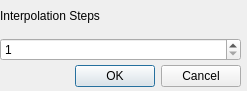
<?xml version="1.0" encoding="UTF-8"?>
<ui version="4.0">
 <class>InterpolationDialog</class>
 <widget class="QDialog" name="InterpolationDialog">
  <property name="geometry">
   <rect>
    <x>0</x>
    <y>0</y>
    <width>247</width>
    <height>91</height>
   </rect>
  </property>
  <property name="windowTitle">
   <string>Dialog</string>
  </property>
  <widget class="QDialogButtonBox" name="ActionButtonBox">
   <property name="geometry">
    <rect>
     <x>-100</x>
     <y>60</y>
     <width>341</width>
     <height>32</height>
    </rect>
   </property>
   <property name="orientation">
    <enum>Qt::Horizontal</enum>
   </property>
   <property name="standardButtons">
    <set>QDialogButtonBox::Cancel|QDialogButtonBox::Ok</set>
   </property>
  </widget>
  <widget class="QWidget" name="verticalLayoutWidget">
   <property name="geometry">
    <rect>
     <x>0</x>
     <y>0</y>
     <width>241</width>
     <height>61</height>
    </rect>
   </property>
   <layout class="QVBoxLayout" name="verticalLayout">
    <item>
     <widget class="QLabel" name="label">
      <property name="text">
       <string>Interpolation Steps</string>
      </property>
     </widget>
    </item>
    <item>
     <widget class="QSpinBox" name="stepsSpinBox">
      <property name="minimum">
       <number>1</number>
      </property>
     </widget>
    </item>
   </layout>
  </widget>
 </widget>
 <resources/>
 <connections>
  <connection>
   <sender>ActionButtonBox</sender>
   <signal>accepted()</signal>
   <receiver>InterpolationDialog</receiver>
   <slot>accept()</slot>
   <hints>
    <hint type="sourcelabel">
     <x>248</x>
     <y>254</y>
    </hint>
    <hint type="destinationlabel">
     <x>157</x>
     <y>274</y>
    </hint>
   </hints>
  </connection>
  <connection>
   <sender>ActionButtonBox</sender>
   <signal>rejected()</signal>
   <receiver>InterpolationDialog</receiver>
   <slot>reject()</slot>
   <hints>
    <hint type="sourcelabel">
     <x>316</x>
     <y>260</y>
    </hint>
    <hint type="destinationlabel">
     <x>286</x>
     <y>274</y>
    </hint>
   </hints>
  </connection>
 </connections>
</ui>
